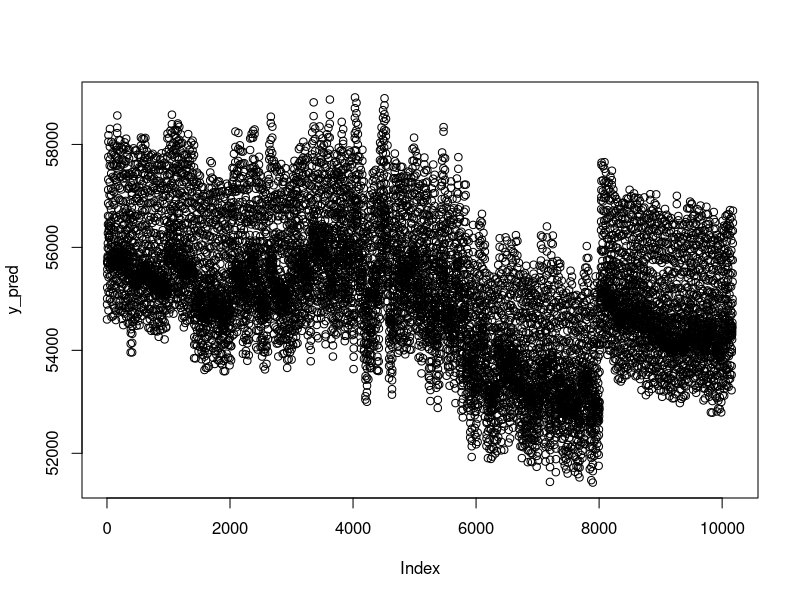

The R script that drew this image:
# Multiple Linear Regression with Taylor Fry Case Comp

# Set working directory
getwd()
setwd("/Users/JasonKhu/Desktop/Consulting/Taylor Fry 2020")

# Importing the trainign dataset
dataset = read.csv('train_1-7.csv')
dataset = dataset[, c(2,3,4,5,6,7,8,13,14)]
dataset

# Importing the testing set
training_set = dataset
test_set = read.csv('test_1-7.csv')[, c(2,3,4,5,6,7,8,13,14)]
test_set
  # Code if splitting the dataset using R
    # install.packages('caTools')
    # library(caTools)
    # set.seed(123)
    # split = sample.split(dataset$Electricity_Demand, SplitRatio = 0.8)

# Fitting the multiple linear regression to the training set
regressor = lm(formula = Electricity_Demand ~ ., data = training_set)
summary(regressor)

# Predicting the Test Set results
y_pred = predict(regressor, newdata=test_set)
y_pred
plot(y_pred)
MSPE = mean((test_set$Electricity_Demand - predict.lm(regressor, test_set)) ^ 2)
MSPE
MSPE/length(y_pred)
sqrt(MSPE)

# Building the optimal model using backward elimination
regressor = lm(formula = Electricity_Demand ~ Temperature + Air_Pressure + Total_Pop + Unemployment_Rate + Solar_PV_penetration + dayHour + Season
               , data = training_set)
# Adjusted R squared is 0.3474
summary(regressor)
# RMSE is 2933.49
